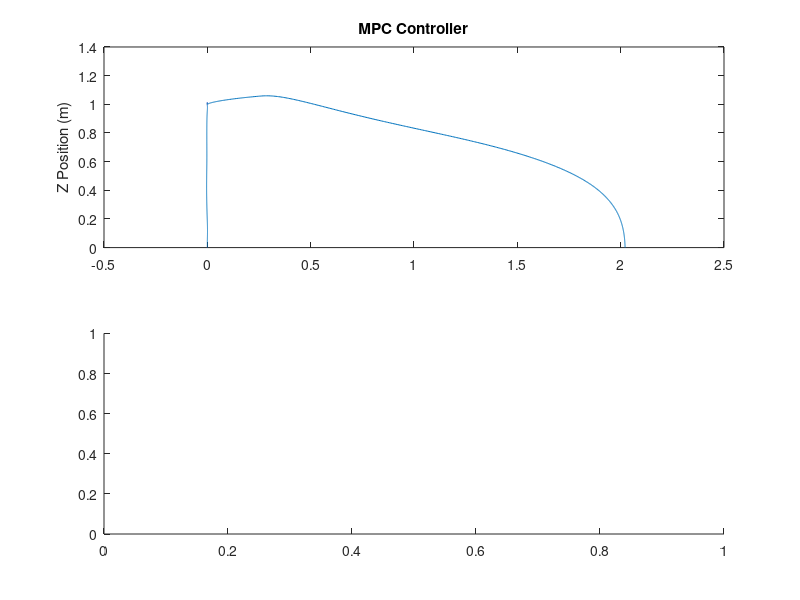

The MATLAB script that drew this image: (Note: this script raises an error after producing the figure.)
%% Landing Analysis
% The following data was obtained by calculating the optimal inputs for the
% control objective, and publishing all the inputs through a feedforward
% method.

load('Landing_MPC_posx.mat')
load('Landing_MPC_posz.mat')
MPCposx = posx;
MPCposz = posz;
load('Landing_Rates_posx.mat')
load('Landing_Rates_posz.mat')

figure('Name', 'Landing Analysis')
subplot(2,1,1)
plot(MPCposx, MPCposz)
ylabel('Z Position (m)')
title('MPC Controller')

subplot(2,1,2)
plot(posx, posz)
xlabel('X Position (m)')
ylabel('Z Position (m)')
title('Rates Controller')

